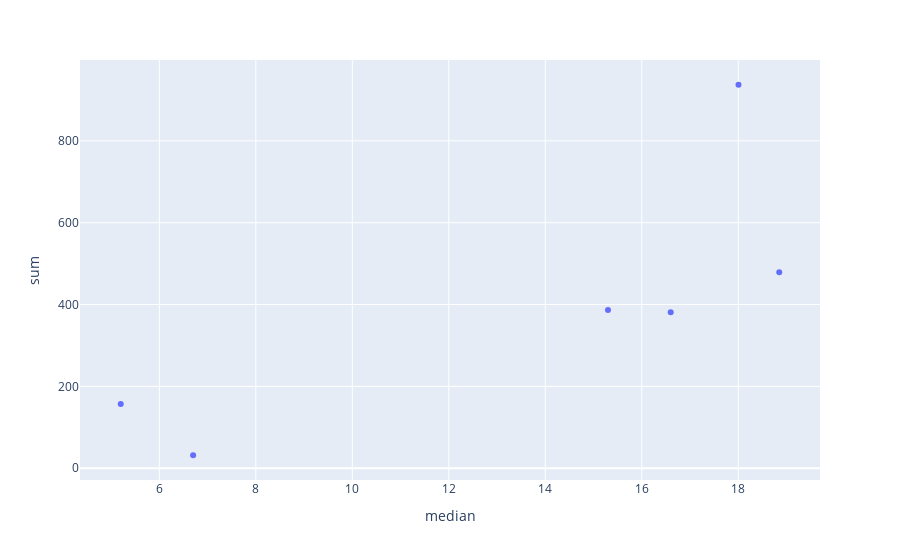

Source (notebook cell):
### Code cell
px.scatter(df, x="median", y="sum")

### Figure 1 — Plotly figure (JSON) as saved in the notebook; plotly's stock layout.template omitted (floating-point values rounded to 4 significant figures)
{"data": [{"hovertemplate": "median=%{x}<br>sum=%{y}<extra></extra>", "legendgroup": "", "marker": {"color": "#636efa", "symbol": "circle"}, "mode": "markers", "name": "", "orientation": "v", "showlegend": false, "type": "scatter", "x": [6.7, 5.2, 16.6, 15.3, 18.85, 18.01], "xaxis": "x", "y": [31.8, 157.2, 381.1, 386.7, 478.7, 937.0], "yaxis": "y"}], "layout": {"legend": {"tracegroupgap": 0}, "margin": {"t": 60}, "xaxis": {"anchor": "y", "domain": [0, 1], "title": {"text": "median"}}, "yaxis": {"anchor": "x", "domain": [0, 1], "title": {"text": "sum"}}}}
